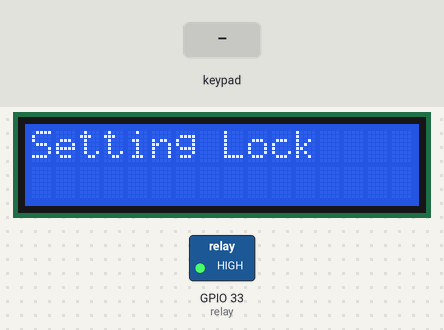
Simulated run of this sketch. Board: ESP32. On the bench: 16×2 character LCD, switched loads named in the sketch (green lamp = pin HIGH). The inputs (shaded band) are chosen by the test bench. What the sketch prints to the serial monitor is not drawn.

Above: at 1.2 s.
1.3 s: keypad keys 1 2 3 4 # pressed 0.4 s apart
At 3.9 s:
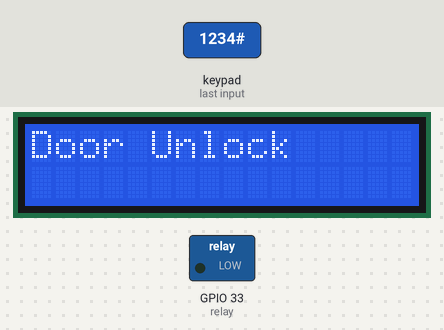
At 13.3 s:
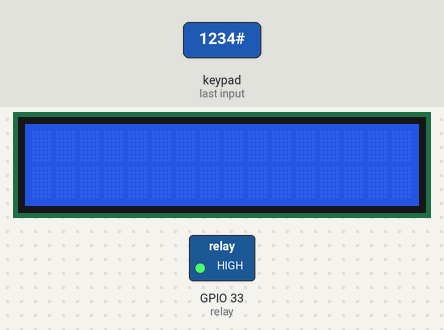
Timing chart, 0 to 14.4 s (numbered marks = the images above; inputs shaded):
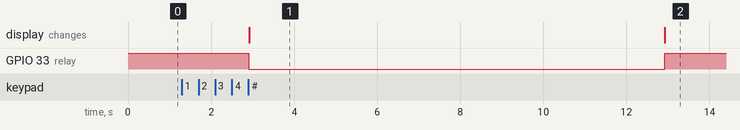

The sketch:

panditg.ino
```cpp
#include <LiquidCrystal_I2C.h>

#include <Keypad.h>
LiquidCrystal_I2C lcd(0x27,16,2);

int relay=33;
#define ROW_NUM     4  // four rows
#define COLUMN_NUM  4  // four columns
//int RELAY_PIN= 19;

char keys[ROW_NUM][COLUMN_NUM] = {
  {'1', '2', '3', 'A'},
  {'4', '5', '6', 'B'},
  {'7', '8', '9', 'C'},
  {'*', '0', '#', 'D'}
};

byte pin_rows[ROW_NUM]      = {13, 12, 14, 27};
byte pin_column[COLUMN_NUM] = {26, 25, 32, 35 };

Keypad keypad = Keypad( makeKeymap(keys), pin_rows, pin_column, ROW_NUM, COLUMN_NUM );


const String password_1 = "1234"; // change your password here
const String password_2 = "5678";  // change your password here
const String password_3 = "5454";  // change your password here
String input_password;

void setup()
{
  Serial.begin(115200);
  input_password.reserve(32); // maximum input characters is 32
  pinMode(relay, OUTPUT);
  digitalWrite(relay, HIGH);
  lcd.init();

  lcd.backlight();
  lcd.print("Setting Lock");// lock the door
}

void loop()
{
  char key = keypad.getKey();

  if (key)
  {
    Serial.println(key);

    if (key == '*')
    {
      input_password = ""; // reset the input password
    }
    else if (key == '#')
    {
      if (input_password == password_1 || input_password == password_2 || input_password == password_3) {
        Serial.println("Valid Password => Door unlock");
        digitalWrite(relay, LOW);
        lcd.clear();
        lcd.print("Door Unlock");  // unlock the door for 10 seconds
        delay(10000);
        lcd.clear();
        lcd.print("Door Lock");
        lcd.clear();
        digitalWrite(relay, HIGH); // lock the door
      }
      else
      {
        Serial.println("Invalid Password => Try again");
      }

      input_password = ""; // reset the input password
    }
    else
    {
      input_password += key; // append new character to input password string
    }
  }
}
```

Measured:
- after the input at 1.3 s, GPIO 33 (relay): HIGH → LOW after 1.6 s, → HIGH 10.0 s later; the display: changes after 1.6 s (image 1)
- what the display in image 1 shows lasts 10.0 s, from 2.9 s to 12.9 s
